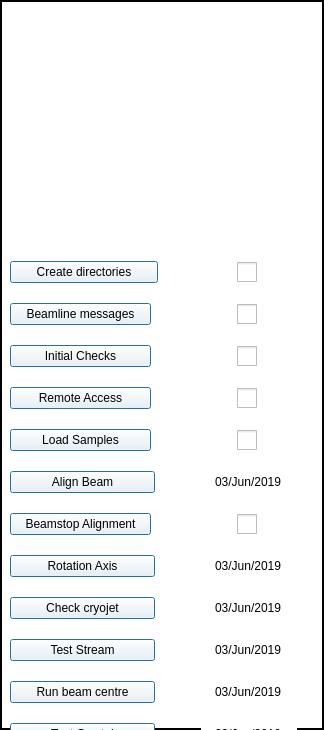
<?xml version="1.0" encoding="UTF-8"?>
<ui version="4.0">
 <class>MainWindow</class>
 <widget class="QFrame" name="MainWindow">
  <property name="geometry">
   <rect>
    <x>0</x>
    <y>0</y>
    <width>324</width>
    <height>730</height>
   </rect>
  </property>
  <property name="windowTitle">
   <string>Beamline Setup</string>
  </property>
  <property name="autoFillBackground">
   <bool>false</bool>
  </property>
  <property name="styleSheet">
   <string notr="true">QFrame {background-color:white}
QCheckBox {margin-left:5%; margin-right:55%;}
QCheckBox::indicator { width:20px; height: 20px; }
QCheckBox { spacing: 1px;}
QDateEdit { color: black;
background-color: white

}
QPushButton { background-color: white }
</string>
  </property>
  <property name="frameShape">
   <enum>QFrame::Box</enum>
  </property>
  <property name="frameShadow">
   <enum>QFrame::Plain</enum>
  </property>
  <property name="lineWidth">
   <number>2</number>
  </property>
  <property name="midLineWidth">
   <number>0</number>
  </property>
  <widget class="QWidget" name="layoutWidget">
   <property name="geometry">
    <rect>
     <x>10</x>
     <y>10</y>
     <width>302</width>
     <height>904</height>
    </rect>
   </property>
   <layout class="QVBoxLayout" name="Overall_VL">
    <property name="spacing">
     <number>0</number>
    </property>
    <property name="bottomMargin">
     <number>1</number>
    </property>
    <item>
     <widget class="QLabel" name="Logo">
      <property name="text">
       <string>&lt;html&gt;&lt;head/&gt;&lt;body&gt;&lt;p&gt;&lt;img src=&quot;/dls/science/groups/i04/Python/applications/beamline_setup/img/banner.png&quot;/&gt;&lt;/p&gt;&lt;/body&gt;&lt;/html&gt;</string>
      </property>
      <property name="alignment">
       <set>Qt::AlignHCenter|Qt::AlignTop</set>
      </property>
     </widget>
    </item>
    <item>
     <layout class="QVBoxLayout" name="Buttons_VL">
      <property name="spacing">
       <number>20</number>
      </property>
      <item>
       <layout class="QHBoxLayout" name="CreateDirs_HL" stretch="0,0">
        <property name="spacing">
         <number>6</number>
        </property>
        <property name="sizeConstraint">
         <enum>QLayout::SetDefaultConstraint</enum>
        </property>
        <item>
         <widget class="QPushButton" name="CreateDirectories_PB">
          <property name="text">
           <string>Create directories</string>
          </property>
          <property name="autoDefault">
           <bool>false</bool>
          </property>
          <property name="default">
           <bool>true</bool>
          </property>
          <property name="flat">
           <bool>false</bool>
          </property>
         </widget>
        </item>
        <item>
         <widget class="QCheckBox" name="CreateDirectories_CB">
          <property name="font">
           <font>
            <family>Courier New</family>
            <pointsize>15</pointsize>
            <weight>50</weight>
            <italic>true</italic>
            <bold>false</bold>
            <underline>false</underline>
            <stylestrategy>PreferDefault</stylestrategy>
           </font>
          </property>
          <property name="layoutDirection">
           <enum>Qt::RightToLeft</enum>
          </property>
          <property name="styleSheet">
           <string notr="true"/>
          </property>
          <property name="text">
           <string/>
          </property>
          <property name="iconSize">
           <size>
            <width>15</width>
            <height>15</height>
           </size>
          </property>
         </widget>
        </item>
       </layout>
      </item>
      <item>
       <layout class="QHBoxLayout" name="BeamlineMessages_HL" stretch="2,2">
        <property name="sizeConstraint">
         <enum>QLayout::SetDefaultConstraint</enum>
        </property>
        <item>
         <widget class="QPushButton" name="BeamlineMessages_PB">
          <property name="text">
           <string>Beamline messages</string>
          </property>
          <property name="autoDefault">
           <bool>false</bool>
          </property>
          <property name="default">
           <bool>true</bool>
          </property>
          <property name="flat">
           <bool>false</bool>
          </property>
         </widget>
        </item>
        <item>
         <widget class="QCheckBox" name="BeamlineMessages_CB">
          <property name="font">
           <font>
            <family>Courier New</family>
            <pointsize>15</pointsize>
            <weight>50</weight>
            <italic>true</italic>
            <bold>false</bold>
            <underline>false</underline>
            <stylestrategy>PreferDefault</stylestrategy>
           </font>
          </property>
          <property name="layoutDirection">
           <enum>Qt::RightToLeft</enum>
          </property>
          <property name="styleSheet">
           <string notr="true"/>
          </property>
          <property name="text">
           <string/>
          </property>
          <property name="iconSize">
           <size>
            <width>15</width>
            <height>15</height>
           </size>
          </property>
          <property name="tristate">
           <bool>true</bool>
          </property>
         </widget>
        </item>
       </layout>
      </item>
      <item>
       <layout class="QHBoxLayout" name="InitialChecks_HL" stretch="0,0">
        <item>
         <widget class="QPushButton" name="InitialChecks_PB">
          <property name="autoFillBackground">
           <bool>false</bool>
          </property>
          <property name="text">
           <string>Initial Checks</string>
          </property>
          <property name="autoDefault">
           <bool>false</bool>
          </property>
          <property name="default">
           <bool>true</bool>
          </property>
          <property name="flat">
           <bool>false</bool>
          </property>
         </widget>
        </item>
        <item>
         <widget class="QCheckBox" name="InitialChecks_CB">
          <property name="font">
           <font>
            <family>Courier New</family>
            <pointsize>15</pointsize>
            <weight>50</weight>
            <italic>true</italic>
            <bold>false</bold>
            <underline>false</underline>
            <stylestrategy>PreferDefault</stylestrategy>
           </font>
          </property>
          <property name="layoutDirection">
           <enum>Qt::RightToLeft</enum>
          </property>
          <property name="autoFillBackground">
           <bool>false</bool>
          </property>
          <property name="styleSheet">
           <string notr="true"/>
          </property>
          <property name="text">
           <string/>
          </property>
          <property name="iconSize">
           <size>
            <width>15</width>
            <height>15</height>
           </size>
          </property>
          <property name="checkable">
           <bool>true</bool>
          </property>
          <property name="tristate">
           <bool>true</bool>
          </property>
         </widget>
        </item>
       </layout>
      </item>
      <item>
       <layout class="QHBoxLayout" name="RemoteAccess_HL">
        <item>
         <widget class="QPushButton" name="RemoteAccess_PB">
          <property name="text">
           <string>Remote Access</string>
          </property>
          <property name="autoDefault">
           <bool>false</bool>
          </property>
          <property name="default">
           <bool>true</bool>
          </property>
          <property name="flat">
           <bool>false</bool>
          </property>
         </widget>
        </item>
        <item>
         <widget class="QCheckBox" name="RemoteAccess_CB">
          <property name="font">
           <font>
            <family>Courier New</family>
            <pointsize>15</pointsize>
            <weight>50</weight>
            <italic>true</italic>
            <bold>false</bold>
            <underline>false</underline>
            <stylestrategy>PreferDefault</stylestrategy>
           </font>
          </property>
          <property name="layoutDirection">
           <enum>Qt::RightToLeft</enum>
          </property>
          <property name="styleSheet">
           <string notr="true"/>
          </property>
          <property name="text">
           <string/>
          </property>
          <property name="iconSize">
           <size>
            <width>15</width>
            <height>15</height>
           </size>
          </property>
         </widget>
        </item>
       </layout>
      </item>
      <item>
       <layout class="QHBoxLayout" name="SampleLoad_HL">
        <item>
         <widget class="QPushButton" name="SampleLoad_PB">
          <property name="text">
           <string>Load Samples</string>
          </property>
          <property name="autoDefault">
           <bool>false</bool>
          </property>
          <property name="default">
           <bool>true</bool>
          </property>
          <property name="flat">
           <bool>false</bool>
          </property>
         </widget>
        </item>
        <item>
         <widget class="QCheckBox" name="SampleLoad_CB">
          <property name="font">
           <font>
            <family>Courier New</family>
            <pointsize>15</pointsize>
            <weight>50</weight>
            <italic>true</italic>
            <bold>false</bold>
            <underline>false</underline>
            <stylestrategy>PreferDefault</stylestrategy>
           </font>
          </property>
          <property name="layoutDirection">
           <enum>Qt::RightToLeft</enum>
          </property>
          <property name="styleSheet">
           <string notr="true"/>
          </property>
          <property name="text">
           <string/>
          </property>
          <property name="iconSize">
           <size>
            <width>15</width>
            <height>15</height>
           </size>
          </property>
         </widget>
        </item>
       </layout>
      </item>
      <item>
       <layout class="QHBoxLayout" name="AlignBeam_HL" stretch="6,4">
        <property name="spacing">
         <number>46</number>
        </property>
        <property name="rightMargin">
         <number>15</number>
        </property>
        <item>
         <widget class="QPushButton" name="AlignBeam_PB">
          <property name="text">
           <string>Align Beam</string>
          </property>
          <property name="autoDefault">
           <bool>false</bool>
          </property>
          <property name="default">
           <bool>true</bool>
          </property>
          <property name="flat">
           <bool>false</bool>
          </property>
         </widget>
        </item>
        <item>
         <widget class="QDateEdit" name="AlignBeam_DE">
          <property name="enabled">
           <bool>false</bool>
          </property>
          <property name="frame">
           <bool>false</bool>
          </property>
          <property name="alignment">
           <set>Qt::AlignCenter</set>
          </property>
          <property name="buttonSymbols">
           <enum>QAbstractSpinBox::NoButtons</enum>
          </property>
          <property name="displayFormat">
           <string>dd/MMM/yyyy</string>
          </property>
          <property name="calendarPopup">
           <bool>false</bool>
          </property>
          <property name="date">
           <date>
            <year>2019</year>
            <month>6</month>
            <day>3</day>
           </date>
          </property>
         </widget>
        </item>
       </layout>
      </item>
      <item>
       <layout class="QHBoxLayout" name="BeamstopAlignment_HL" stretch="2,2">
        <property name="sizeConstraint">
         <enum>QLayout::SetDefaultConstraint</enum>
        </property>
        <item>
         <widget class="QPushButton" name="BeamstopAlignment_PB">
          <property name="text">
           <string>Beamstop Alignment</string>
          </property>
          <property name="autoDefault">
           <bool>false</bool>
          </property>
          <property name="default">
           <bool>true</bool>
          </property>
          <property name="flat">
           <bool>false</bool>
          </property>
         </widget>
        </item>
        <item>
         <widget class="QCheckBox" name="BeamstopAlignment_CB">
          <property name="font">
           <font>
            <family>Courier New</family>
            <pointsize>15</pointsize>
            <weight>50</weight>
            <italic>true</italic>
            <bold>false</bold>
            <underline>false</underline>
            <stylestrategy>PreferDefault</stylestrategy>
           </font>
          </property>
          <property name="layoutDirection">
           <enum>Qt::RightToLeft</enum>
          </property>
          <property name="styleSheet">
           <string notr="true"/>
          </property>
          <property name="text">
           <string/>
          </property>
          <property name="iconSize">
           <size>
            <width>15</width>
            <height>15</height>
           </size>
          </property>
          <property name="tristate">
           <bool>true</bool>
          </property>
         </widget>
        </item>
       </layout>
      </item>
      <item>
       <layout class="QHBoxLayout" name="RotationAxis_HL" stretch="6,4">
        <property name="spacing">
         <number>46</number>
        </property>
        <property name="rightMargin">
         <number>15</number>
        </property>
        <item>
         <widget class="QPushButton" name="RotationAxis_PB">
          <property name="text">
           <string>Rotation Axis</string>
          </property>
          <property name="autoDefault">
           <bool>false</bool>
          </property>
          <property name="default">
           <bool>true</bool>
          </property>
          <property name="flat">
           <bool>false</bool>
          </property>
         </widget>
        </item>
        <item>
         <widget class="QDateEdit" name="RotationAxis_DE">
          <property name="enabled">
           <bool>false</bool>
          </property>
          <property name="frame">
           <bool>false</bool>
          </property>
          <property name="alignment">
           <set>Qt::AlignCenter</set>
          </property>
          <property name="buttonSymbols">
           <enum>QAbstractSpinBox::NoButtons</enum>
          </property>
          <property name="displayFormat">
           <string>dd/MMM/yyyy</string>
          </property>
          <property name="date">
           <date>
            <year>2019</year>
            <month>6</month>
            <day>3</day>
           </date>
          </property>
         </widget>
        </item>
       </layout>
      </item>
      <item>
       <layout class="QHBoxLayout" name="CryoJet_HL" stretch="6,4">
        <property name="spacing">
         <number>46</number>
        </property>
        <property name="rightMargin">
         <number>15</number>
        </property>
        <item>
         <widget class="QPushButton" name="CryoJet_PB">
          <property name="text">
           <string>Check cryojet</string>
          </property>
          <property name="autoDefault">
           <bool>false</bool>
          </property>
          <property name="default">
           <bool>true</bool>
          </property>
          <property name="flat">
           <bool>false</bool>
          </property>
         </widget>
        </item>
        <item>
         <widget class="QDateEdit" name="CryoJet_DE">
          <property name="enabled">
           <bool>false</bool>
          </property>
          <property name="sizePolicy">
           <sizepolicy hsizetype="Minimum" vsizetype="Fixed">
            <horstretch>0</horstretch>
            <verstretch>0</verstretch>
           </sizepolicy>
          </property>
          <property name="frame">
           <bool>false</bool>
          </property>
          <property name="alignment">
           <set>Qt::AlignCenter</set>
          </property>
          <property name="buttonSymbols">
           <enum>QAbstractSpinBox::NoButtons</enum>
          </property>
          <property name="displayFormat">
           <string>dd/MMM/yyyy</string>
          </property>
          <property name="date">
           <date>
            <year>2019</year>
            <month>6</month>
            <day>3</day>
           </date>
          </property>
         </widget>
        </item>
       </layout>
      </item>
      <item>
       <layout class="QHBoxLayout" name="TestStream_HL" stretch="6,4">
        <property name="spacing">
         <number>46</number>
        </property>
        <property name="rightMargin">
         <number>15</number>
        </property>
        <item>
         <widget class="QPushButton" name="TestStream_PB">
          <property name="text">
           <string>Test Stream</string>
          </property>
          <property name="autoDefault">
           <bool>false</bool>
          </property>
          <property name="default">
           <bool>true</bool>
          </property>
          <property name="flat">
           <bool>false</bool>
          </property>
         </widget>
        </item>
        <item>
         <widget class="QDateEdit" name="TestStream_DE">
          <property name="enabled">
           <bool>false</bool>
          </property>
          <property name="frame">
           <bool>false</bool>
          </property>
          <property name="alignment">
           <set>Qt::AlignCenter</set>
          </property>
          <property name="buttonSymbols">
           <enum>QAbstractSpinBox::NoButtons</enum>
          </property>
          <property name="displayFormat">
           <string>dd/MMM/yyyy</string>
          </property>
          <property name="date">
           <date>
            <year>2019</year>
            <month>6</month>
            <day>3</day>
           </date>
          </property>
         </widget>
        </item>
       </layout>
      </item>
      <item>
       <layout class="QHBoxLayout" name="BeamCentre_HL" stretch="6,4">
        <property name="spacing">
         <number>46</number>
        </property>
        <property name="rightMargin">
         <number>15</number>
        </property>
        <item>
         <widget class="QPushButton" name="BeamCentre_PB">
          <property name="text">
           <string>Run beam centre</string>
          </property>
          <property name="autoDefault">
           <bool>false</bool>
          </property>
          <property name="default">
           <bool>true</bool>
          </property>
          <property name="flat">
           <bool>false</bool>
          </property>
         </widget>
        </item>
        <item>
         <widget class="QDateEdit" name="BeamCentre_DE">
          <property name="enabled">
           <bool>false</bool>
          </property>
          <property name="frame">
           <bool>false</bool>
          </property>
          <property name="alignment">
           <set>Qt::AlignCenter</set>
          </property>
          <property name="buttonSymbols">
           <enum>QAbstractSpinBox::NoButtons</enum>
          </property>
          <property name="displayFormat">
           <string>dd/MMM/yyyy</string>
          </property>
          <property name="date">
           <date>
            <year>2019</year>
            <month>6</month>
            <day>3</day>
           </date>
          </property>
         </widget>
        </item>
       </layout>
      </item>
      <item>
       <layout class="QHBoxLayout" name="TestCrystal_HL" stretch="6,4">
        <property name="spacing">
         <number>46</number>
        </property>
        <property name="rightMargin">
         <number>15</number>
        </property>
        <item>
         <widget class="QPushButton" name="TestCrystal_PB">
          <property name="text">
           <string>Test Crystal</string>
          </property>
          <property name="autoDefault">
           <bool>false</bool>
          </property>
          <property name="default">
           <bool>true</bool>
          </property>
          <property name="flat">
           <bool>false</bool>
          </property>
         </widget>
        </item>
        <item>
         <widget class="QDateEdit" name="TestCrystal_DE">
          <property name="enabled">
           <bool>false</bool>
          </property>
          <property name="font">
           <font>
            <weight>50</weight>
            <italic>false</italic>
            <bold>false</bold>
            <underline>false</underline>
            <kerning>true</kerning>
           </font>
          </property>
          <property name="frame">
           <bool>false</bool>
          </property>
          <property name="alignment">
           <set>Qt::AlignCenter</set>
          </property>
          <property name="buttonSymbols">
           <enum>QAbstractSpinBox::NoButtons</enum>
          </property>
          <property name="keyboardTracking">
           <bool>true</bool>
          </property>
          <property name="showGroupSeparator" stdset="0">
           <bool>false</bool>
          </property>
          <property name="displayFormat">
           <string>dd/MMM/yyyy</string>
          </property>
          <property name="date">
           <date>
            <year>2019</year>
            <month>6</month>
            <day>3</day>
           </date>
          </property>
         </widget>
        </item>
       </layout>
      </item>
      <item>
       <layout class="QHBoxLayout" name="RobotSamples_HL">
        <item>
         <widget class="QPushButton" name="RobotSamples_PB">
          <property name="text">
           <string>Robot Samples</string>
          </property>
          <property name="autoDefault">
           <bool>false</bool>
          </property>
          <property name="default">
           <bool>true</bool>
          </property>
          <property name="flat">
           <bool>false</bool>
          </property>
         </widget>
        </item>
        <item>
         <widget class="QCheckBox" name="RobotSamples_CB">
          <property name="font">
           <font>
            <family>Courier New</family>
            <pointsize>15</pointsize>
            <weight>50</weight>
            <italic>true</italic>
            <bold>false</bold>
            <underline>false</underline>
            <stylestrategy>PreferDefault</stylestrategy>
           </font>
          </property>
          <property name="layoutDirection">
           <enum>Qt::RightToLeft</enum>
          </property>
          <property name="styleSheet">
           <string notr="true"/>
          </property>
          <property name="text">
           <string/>
          </property>
          <property name="iconSize">
           <size>
            <width>15</width>
            <height>15</height>
           </size>
          </property>
         </widget>
        </item>
       </layout>
      </item>
      <item>
       <layout class="QHBoxLayout" name="CreateReport_HL">
        <item>
         <widget class="QPushButton" name="CreateReport_PB">
          <property name="text">
           <string>Create report</string>
          </property>
          <property name="autoDefault">
           <bool>false</bool>
          </property>
          <property name="default">
           <bool>true</bool>
          </property>
          <property name="flat">
           <bool>false</bool>
          </property>
         </widget>
        </item>
        <item>
         <widget class="QCheckBox" name="CreateReport_CB">
          <property name="font">
           <font>
            <family>Courier New</family>
            <pointsize>15</pointsize>
            <weight>50</weight>
            <italic>true</italic>
            <bold>false</bold>
            <underline>false</underline>
            <stylestrategy>PreferDefault</stylestrategy>
           </font>
          </property>
          <property name="layoutDirection">
           <enum>Qt::RightToLeft</enum>
          </property>
          <property name="styleSheet">
           <string notr="true"/>
          </property>
          <property name="text">
           <string/>
          </property>
          <property name="iconSize">
           <size>
            <width>15</width>
            <height>15</height>
           </size>
          </property>
         </widget>
        </item>
       </layout>
      </item>
      <item>
       <layout class="QHBoxLayout" name="EmailRead_HL">
        <item>
         <widget class="QPushButton" name="EmailReady_PB">
          <property name="text">
           <string>Email BL ready</string>
          </property>
          <property name="autoDefault">
           <bool>false</bool>
          </property>
          <property name="default">
           <bool>true</bool>
          </property>
          <property name="flat">
           <bool>false</bool>
          </property>
         </widget>
        </item>
        <item>
         <widget class="QCheckBox" name="EmailReady_CB">
          <property name="font">
           <font>
            <family>Courier New</family>
            <pointsize>15</pointsize>
            <weight>50</weight>
            <italic>true</italic>
            <bold>false</bold>
            <underline>false</underline>
            <stylestrategy>PreferDefault</stylestrategy>
           </font>
          </property>
          <property name="layoutDirection">
           <enum>Qt::RightToLeft</enum>
          </property>
          <property name="styleSheet">
           <string notr="true"/>
          </property>
          <property name="text">
           <string/>
          </property>
          <property name="iconSize">
           <size>
            <width>15</width>
            <height>15</height>
           </size>
          </property>
         </widget>
        </item>
       </layout>
      </item>
      <item>
       <layout class="QHBoxLayout" name="ExtraButtons_HL">
        <item>
         <widget class="QPushButton" name="Comment_PB">
          <property name="text">
           <string>Comment</string>
          </property>
          <property name="autoDefault">
           <bool>false</bool>
          </property>
          <property name="default">
           <bool>true</bool>
          </property>
          <property name="flat">
           <bool>false</bool>
          </property>
         </widget>
        </item>
        <item>
         <widget class="QPushButton" name="Close_PB">
          <property name="autoFillBackground">
           <bool>false</bool>
          </property>
          <property name="text">
           <string>Close</string>
          </property>
          <property name="autoDefault">
           <bool>false</bool>
          </property>
          <property name="default">
           <bool>true</bool>
          </property>
          <property name="flat">
           <bool>false</bool>
          </property>
         </widget>
        </item>
       </layout>
      </item>
     </layout>
    </item>
   </layout>
  </widget>
 </widget>
 <resources>
  <include location="setup_logo.png"/>
 </resources>
 <connections/>
</ui>
